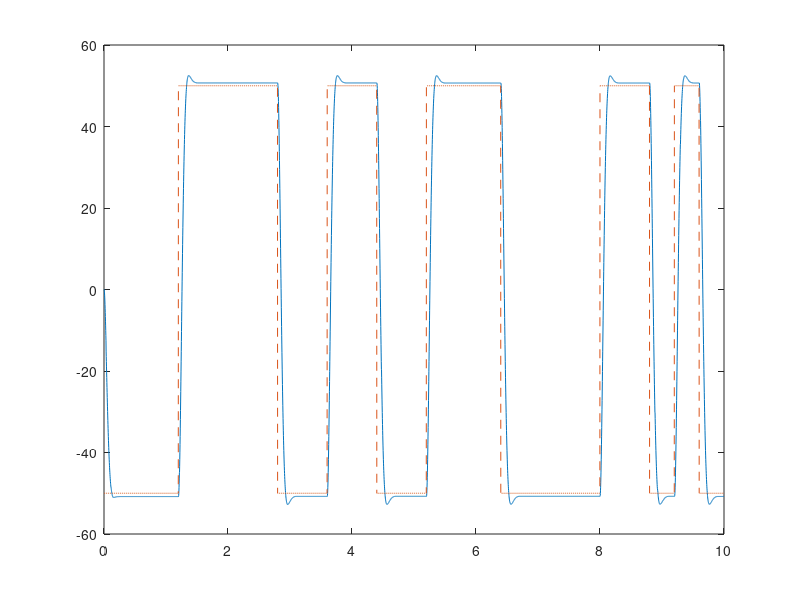

Write the MATLAB code that produced this figure. (Note: this script raises an error after producing the figure.)
close all;
load ('k200.dat', '-ascii');

Ts=0.002;
t = k200(:,1);
in = k200(:,2);
out = k200(:,3);
figure,
plot(t,out, t, in, '--');

data = iddata(out, in, Ts);
oeModel = oe(data,[3,3,1]);
figure,
compare(data,oeModel,'--');

contOEModel = d2c(oeModel);
present(oeModel);
present(contOEModel);

figure,
resid(oeModel,data);
res = get(resid(oeModel,data), 'y');
figure,
[S, x] = chisq(40, res, in);
axis([ 0 50 -0.5 0.5]);

load ('k200.dat', '-ascii');

data = iddata(out, in,Ts);
oeModel = oe(data,[2,2,1]);
figure,
compare(data,oeModel,'--');

contOEModel = d2c(oeModel);
present(oeModel);
present(contOEModel);

figure,
resid(oeModel,data);
res = get(resid(oeModel,data), 'y');

figure,
[S, x] = chisq(40, res, in);
axis([ 0 50 -0.5 0.5]);

%%
load ('k1.dat', '-ascii');
close all;

Ts=0.002;
t = k1(:,1);
in = k1(:,2);
out = k1(:,3);
mean(out)

load ('k5.dat', '-ascii');

Ts=0.002;
t = k5(:,1);
u = k5(:,2);
y = k5(:,3);
DC= 0.07;
y=y-DC;
y=vector(y,'column');
u=vector(u,'column');
data= iddata(y,u,Ts);
figure,
idplot(data);

M = 200;
N = 2048; 

z = [y u];
out2 = etfe(z,M,N,Ts);
figure,
bode(out2);
[mag, phase, wout] = bode(out2);
magnitude = zeros(1,2048);
for i=1:2048
    magnitude(1,i) =20*log10( mag(:,:,i));
end 
 ph = zeros(1,2048);
for i=1:2048
    ph(1,i) = phase(:,:,i);
end   
figure,
semilogx(wout,magnitude);
axis([ 0 300 -80 0]);

figure,
semilogx(wout,ph);
axis([ 0 300 -200 0]);

figure,
[wi]= cra(data,20);

figure,
[wi]= cra(data,150);

figure,
sdet = hanktest(wi);

%%
close all;
load ('k200.dat', '-ascii');

Ts=0.002;
t = k200(:,1);
in = k200(:,2);
out = k200(:,3);
DC= 0.07;
out=out-DC;
figure,
plot(t,out, t, in, '--');

data = iddata(out, in,Ts);
oeModel = oe(data,[3,3,1]);
figure,
compare(data,oeModel);

figure,
resid(oeModel,data);
res = get(resid(oeModel,data), 'y');
figure,
[S, x] = chisq(40, res, in);

figure,
b=acorrf(res,40);
axis([ 0 50 -0.2 1.2]);

figure,
b2=pacorrf(res,50,1);
axis([ 0 50 -0.1 0.1]);

Mbj = bj(data,[3 3 3 3 1]);
figure,
compare(data,Mbj,'--');
MBj2= d2c(Mbj);
present(MBj2);
present(Mbj);
figure,
resid(Mbj,data);

residues= resid(Mbj,data);
res=get(residues,'y');

figure,
[S, x]= chisq(40,res);
axis([ 0 40 -0.2 1.2]);

figure,
[S, x]= chisq(40,res,in);
axis([ 0 40 -0.1 0.1]);

data = iddata(out, in,Ts);
oeModel = oe(data,[2,2,1]);
figure,
compare(data,oeModel);

figure,
resid(oeModel,data);
res = get(resid(oeModel,data), 'y');
figure,
[S, x] = chisq(50, res, in);

figure,
b=acorrf(res,50,1);
axis([ 0 50 -0.2 1.2]);

figure,
b2=pacorrf(res,50,1);
axis([ 0 50 -0.4 1]);

Mbj = bj(data,[2 2 2 2 1]);
figure,
compare(data,Mbj);

present(Mbj);
figure,
resid(Mbj,data);

residues= resid(Mbj,data);
res=get(residues,'y');

figure,
[S, x]= chisq(40,res);
axis([ 0 40 -0.2 1.2]);

figure,
[S, x]= chisq(40,res,in);
axis([ 0 40 -0.1 0.1]);



